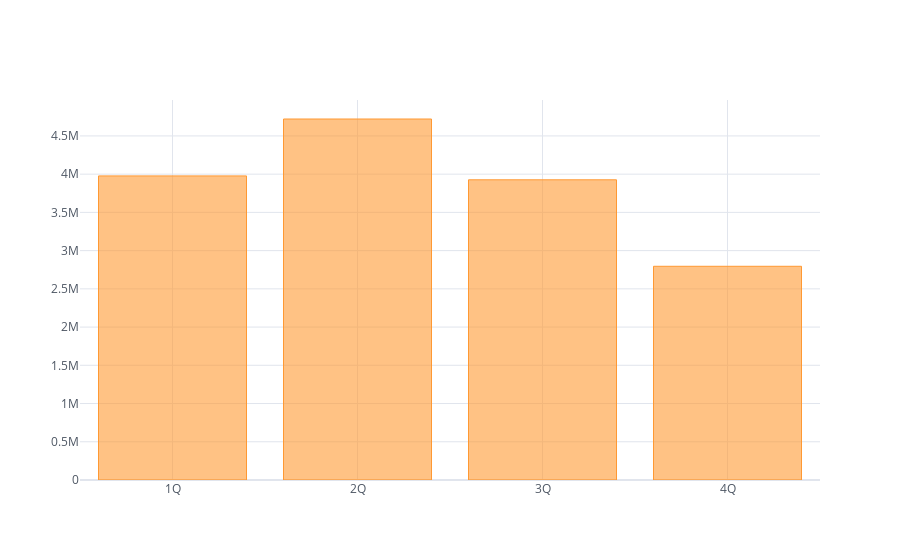

The cell this chart's notebook holds for it:
### Code cell
merged_order_payment_quarter = merged_order_payment_quarter.apply(func, axis =1)
merged_order_payment_quarter = merged_order_payment_quarter.set_index('quarter')
merged_order_payment_quarter.iplot(kind='bar', theme='white')

### Figure 1 — Plotly figure (JSON) as saved in the notebook; plotly's stock layout.template omitted (floating-point values rounded to 4 significant figures)
{"data": [{"marker": {"color": "rgba(255, 153, 51, 0.6)", "line": {"color": "rgba(255, 153, 51, 1.0)", "width": 1}}, "name": "payment_value", "orientation": "v", "text": "", "type": "bar", "x": ["1Q", "2Q", "3Q", "4Q"], "y": [3977000.0, 4721000.0, 3926000.0, 2795000.0]}], "layout": {"legend": {"bgcolor": "#FFFFFF", "font": {"color": "#4D5663"}}, "paper_bgcolor": "#FFFFFF", "plot_bgcolor": "#FFFFFF", "title": {"font": {"color": "#4D5663"}}, "xaxis": {"gridcolor": "#E1E5ED", "showgrid": true, "tickfont": {"color": "#4D5663"}, "title": {"font": {"color": "#4D5663"}, "text": ""}, "zerolinecolor": "#E1E5ED"}, "yaxis": {"gridcolor": "#E1E5ED", "showgrid": true, "tickfont": {"color": "#4D5663"}, "title": {"font": {"color": "#4D5663"}, "text": ""}, "zerolinecolor": "#E1E5ED"}}}
